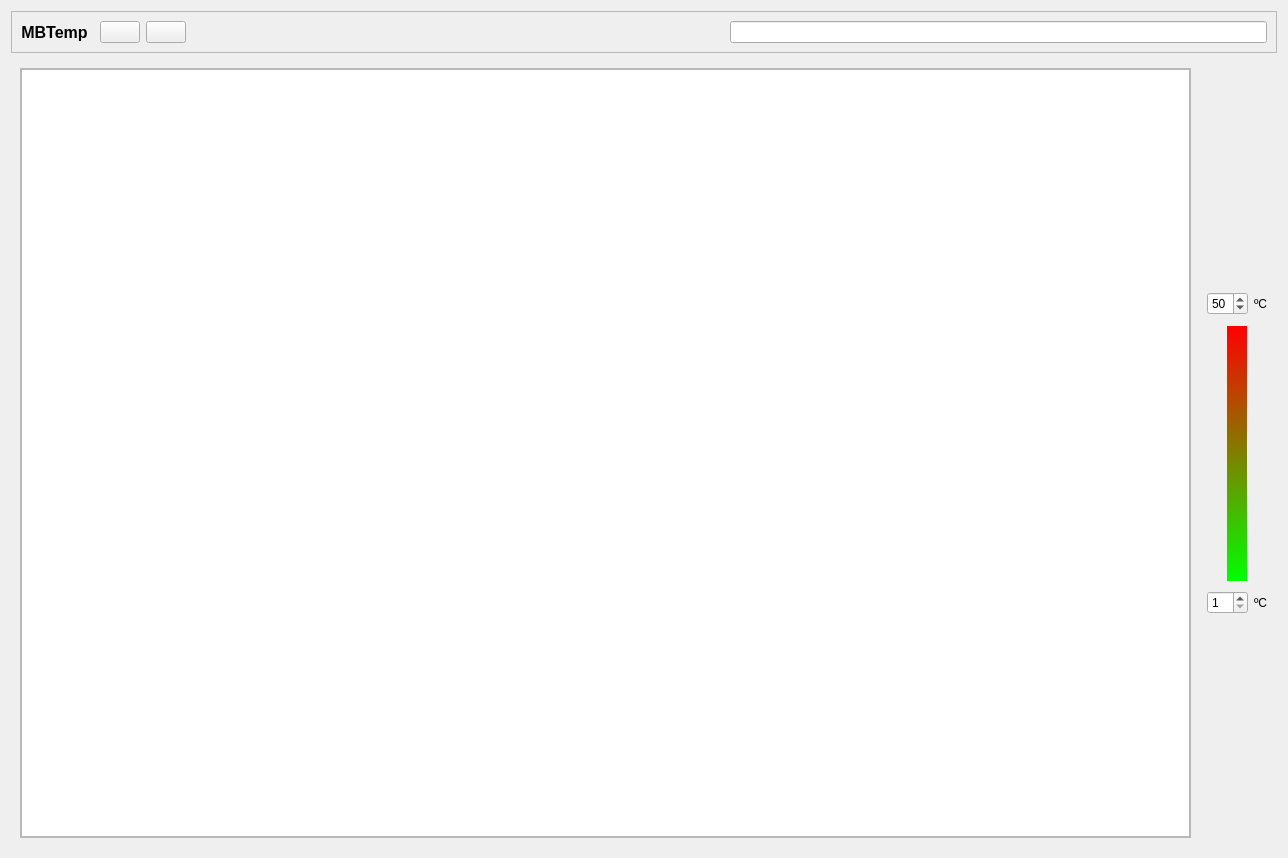
<?xml version="1.0" encoding="UTF-8"?>
<ui version="4.0">
 <class>Form</class>
 <widget class="QWidget" name="Form">
  <property name="geometry">
   <rect>
    <x>0</x>
    <y>0</y>
    <width>1288</width>
    <height>858</height>
   </rect>
  </property>
  <property name="windowTitle">
   <string>Form</string>
  </property>
  <layout class="QGridLayout" name="gridLayout_2">
   <item row="0" column="0">
    <widget class="QFrame" name="frame">
     <property name="frameShape">
      <enum>QFrame::StyledPanel</enum>
     </property>
     <property name="frameShadow">
      <enum>QFrame::Raised</enum>
     </property>
     <property name="lineWidth">
      <number>1</number>
     </property>
     <layout class="QGridLayout" name="gridLayout_11">
      <item row="0" column="12">
       <widget class="PyDMPushButton" name="btnNavLeft">
        <property name="toolTip">
         <string/>
        </property>
        <property name="whatsThis">
         <string>
    Basic PushButton to send a fixed value.

    The PyDMPushButton is meant to hold a specific value, and send that value
    to a channel when it is clicked, much like the MessageButton does in EDM.
    The PyDMPushButton works in two different modes of operation, first, a
    fixed value can be given to the :attr:`.pressValue` attribute, whenever the
    button is clicked a signal containing this value will be sent to the
    connected channel. This is the default behavior of the button. However, if
    the :attr:`.relativeChange` is set to True, the fixed value will be added
    to the current value of the channel. This means that the button will
    increment a channel by a fixed amount with every click, a consistent
    relative move

    Parameters
    ----------
    parent : QObject, optional
        Parent of PyDMPushButton

    label : str, optional
        String to place on button

    icon : QIcon, optional
        An Icon to display on the PyDMPushButton

    pressValue : int, float, str
        Value to be sent when the button is clicked

    relative : bool, optional
        Choice to have the button perform a relative put, instead of always
        setting to an absolute value

    init_channel : str, optional
        ID of channel to manipulate

    </string>
        </property>
       </widget>
      </item>
      <item row="0" column="14">
       <spacer name="horizontalSpacer">
        <property name="orientation">
         <enum>Qt::Horizontal</enum>
        </property>
        <property name="sizeHint" stdset="0">
         <size>
          <width>40</width>
          <height>20</height>
         </size>
        </property>
       </spacer>
      </item>
      <item row="0" column="13">
       <widget class="PyDMPushButton" name="btnNavRight">
        <property name="toolTip">
         <string/>
        </property>
       </widget>
      </item>
      <item row="0" column="16">
       <widget class="QLineEdit" name="tfFilter"/>
      </item>
      <item row="0" column="0">
       <widget class="QLabel" name="lbl_title">
        <property name="font">
         <font>
          <pointsize>12</pointsize>
          <weight>75</weight>
          <bold>true</bold>
         </font>
        </property>
        <property name="text">
         <string>MBTemp</string>
        </property>
        <property name="alignment">
         <set>Qt::AlignCenter</set>
        </property>
       </widget>
      </item>
      <item row="0" column="9">
       <widget class="QWidget" name="widget" native="true"/>
      </item>
     </layout>
    </widget>
   </item>
   <item row="1" column="0">
    <widget class="QWidget" name="widget_2" native="true">
     <layout class="QGridLayout" name="gridLayout">
      <item row="0" column="1">
       <spacer name="horizontalSpacer_2">
        <property name="orientation">
         <enum>Qt::Horizontal</enum>
        </property>
        <property name="sizeType">
         <enum>QSizePolicy::Fixed</enum>
        </property>
        <property name="sizeHint" stdset="0">
         <size>
          <width>10</width>
          <height>1</height>
         </size>
        </property>
       </spacer>
      </item>
      <item row="0" column="0">
       <widget class="QScrollArea" name="scrollArea">
        <property name="widgetResizable">
         <bool>true</bool>
        </property>
        <widget class="QWidget" name="scrollAreaWidgetContents">
         <property name="geometry">
          <rect>
           <x>0</x>
           <y>0</y>
           <width>1160</width>
           <height>772</height>
          </rect>
         </property>
         <layout class="QGridLayout" name="gridLayout_3">
          <property name="leftMargin">
           <number>0</number>
          </property>
          <property name="topMargin">
           <number>0</number>
          </property>
          <property name="rightMargin">
           <number>0</number>
          </property>
          <property name="bottomMargin">
           <number>0</number>
          </property>
          <item row="0" column="0">
           <widget class="QTableWidget" name="table"/>
          </item>
         </layout>
        </widget>
       </widget>
      </item>
      <item row="0" column="3">
       <layout class="QVBoxLayout" name="verticalLayout">
        <item>
         <spacer name="verticalSpacer_2">
          <property name="orientation">
           <enum>Qt::Vertical</enum>
          </property>
          <property name="sizeType">
           <enum>QSizePolicy::Fixed</enum>
          </property>
          <property name="sizeHint" stdset="0">
           <size>
            <width>10</width>
            <height>220</height>
           </size>
          </property>
         </spacer>
        </item>
        <item>
         <layout class="QHBoxLayout" name="horizontalLayout">
          <item>
           <widget class="QSpinBox" name="TempMax">
            <property name="minimum">
             <number>2</number>
            </property>
            <property name="value">
             <number>50</number>
            </property>
           </widget>
          </item>
          <item>
           <widget class="QLabel" name="label">
            <property name="text">
             <string>ºC</string>
            </property>
           </widget>
          </item>
         </layout>
        </item>
        <item>
         <layout class="QHBoxLayout" name="horizontalLayout_3">
          <item>
           <widget class="PyDMDrawingRectangle" name="PyDMDrawingRectangle">
            <property name="minimumSize">
             <size>
              <width>20</width>
              <height>255</height>
             </size>
            </property>
            <property name="maximumSize">
             <size>
              <width>20</width>
              <height>255</height>
             </size>
            </property>
            <property name="toolTip">
             <string/>
            </property>
            <property name="styleSheet">
             <string notr="true">background-color: qlineargradient(spread:pad, x1:0.524, y1:1, x2:0.518672, y2:0, stop:0 rgba(0, 255, 0, 255), stop:1 rgba(255, 0, 0, 255));</string>
            </property>
            <property name="brush" stdset="0">
             <brush brushstyle="NoBrush">
              <color alpha="255">
               <red>0</red>
               <green>0</green>
               <blue>0</blue>
              </color>
             </brush>
            </property>
           </widget>
          </item>
         </layout>
        </item>
        <item>
         <layout class="QHBoxLayout" name="horizontalLayout_2">
          <item>
           <widget class="QSpinBox" name="TempMin">
            <property name="minimum">
             <number>1</number>
            </property>
            <property name="value">
             <number>1</number>
            </property>
           </widget>
          </item>
          <item>
           <widget class="QLabel" name="label_2">
            <property name="text">
             <string>ºC</string>
            </property>
           </widget>
          </item>
         </layout>
        </item>
        <item>
         <spacer name="verticalSpacer">
          <property name="orientation">
           <enum>Qt::Vertical</enum>
          </property>
          <property name="sizeType">
           <enum>QSizePolicy::Fixed</enum>
          </property>
          <property name="sizeHint" stdset="0">
           <size>
            <width>10</width>
            <height>220</height>
           </size>
          </property>
         </spacer>
        </item>
       </layout>
      </item>
     </layout>
    </widget>
   </item>
  </layout>
 </widget>
 <customwidgets>
  <customwidget>
   <class>PyDMDrawingRectangle</class>
   <extends>QWidget</extends>
   <header>pydm.widgets.drawing</header>
  </customwidget>
  <customwidget>
   <class>PyDMPushButton</class>
   <extends>QPushButton</extends>
   <header>pydm.widgets.pushbutton</header>
  </customwidget>
 </customwidgets>
 <resources/>
 <connections/>
</ui>
